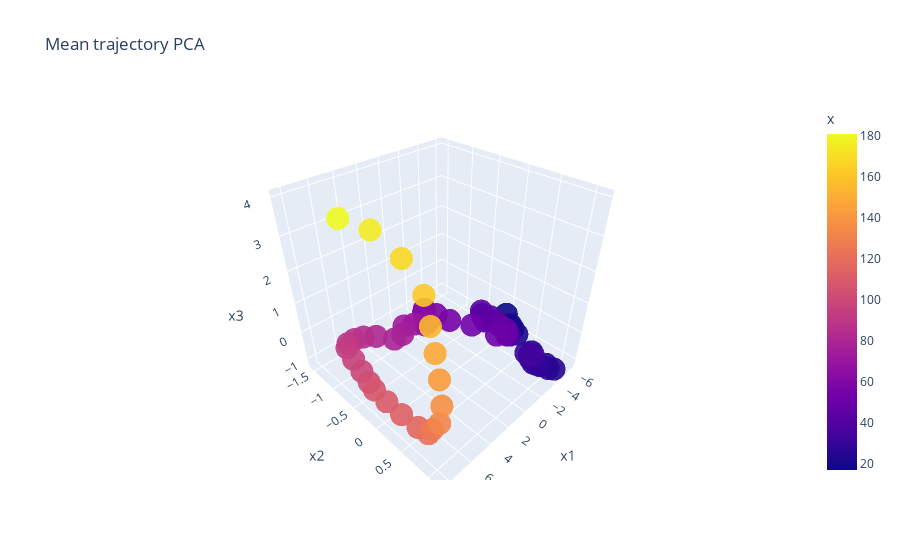

Write notebook code for a chart like this one.
### Code cell
# For this one, we need to make every trial the same length with interpolation

print("Mean length: ", meanLength)

interpolatedData = np.zeros((meanLength, 3, data["lap"].max() - startAt))
interpolatedPos = np.zeros((meanLength, (data["lap"].max() - startAt)))

for i in range(startAt, data["lap"].max()):

    centredID = i - startAt
    posData = data[data["lap"] == i]

    lapData = pca_embedding[data["lap"] == i, :]

    durationTrial = len(lapData)
    timeVector = [(1/durationTrial) * i for i in range(0, durationTrial)]
    goalVector = [(1/meanLength) * i for i in range(0, meanLength)]
    positionVector = posData["x"]

    if durationTrial != meanLength:
        newDataMat = np.zeros((meanLength, 3))
        interpPos = np.interp(goalVector, timeVector, positionVector)
        for d in range(0, 3):
            neuralData = lapData[:, d]
            interpVector = np.interp(goalVector, timeVector, neuralData)
            newDataMat[:, d] = interpVector
    else:
        newDataMat = lapData

    interpolatedData[:, :, i - startAt] = newDataMat
    interpolatedPos[:, centredID] = interpPos

mean_Trajectory = np.mean(interpolatedData, axis = 2)
mean_Position = np.mean(interpolatedPos, axis = 1)

interpDF = pd.DataFrame(mean_Trajectory, columns=['x1', 'x2', 'x3'])
interpDF["x"] = mean_Position

fig = px.scatter_3d(interpDF, x = "x1", y = "x2", z = "x3", color = "x", opacity=0.9, 
                    title="Mean trajectory PCA")
fig.show()

### Figure 1 — Plotly figure (JSON) as saved in the notebook; plotly's stock layout.template omitted (floating-point values rounded to 4 significant figures)
{"data": [{"hovertemplate": "x1=%{x}<br>x2=%{y}<br>x3=%{z}<br>x=%{marker.color}<extra></extra>", "legendgroup": "", "marker": {"color": [17.16, 18.92, 20.17, 21.01, 22.11, 23.11, 24.53, 25.77, 27.05, 28.26, 29.29, 30.16, 31.13, 32.47, 33.46, 34.36, 35.93, 37.59, 39.32, 41.28, 42.94, 44.86, 46.33, 47.6, 49.4, 51.37, 53.23, 55.04, 56.74, 58.97, 61.71, 64.46, 67.5, 70.23, 73.07, 75.96, 78.22, 81.05, 84.32, 87.5, 89.98, 92.95, 96.01, 99.46, 103.0, 106.5, 109.9, 113.2, 116.9, 122.0, 127.1, 132.5, 137.7, 143.0, 148.7, 155.0, 161.7, 168.7, 175.5, 180.9], "coloraxis": "coloraxis", "opacity": 0.9, "symbol": "circle"}, "mode": "markers", "name": "", "scene": "scene", "showlegend": false, "type": "scatter3d", "x": [-6.216, -5.905, -5.71, -5.522, -5.012, -4.815, -4.566, -4.168, -4.031, -3.873, -3.862, -3.804, -3.84, -3.759, -3.573, -3.532, -3.517, -3.462, -3.424, -3.512, -3.656, -3.556, -3.439, -3.252, -2.852, -2.452, -2.165, -1.658, -1.263, -0.918, -0.4936, -0.04927, 0.437, 1.094, 1.704, 2.302, 2.96, 3.554, 4.046, 4.611, 5.186, 5.615, 6.104, 6.498, 6.882, 7.362, 7.558, 7.718, 7.912, 8.094, 8.21, 8.251, 8.311, 8.21, 8.108, 7.979, 7.89, 7.633, 7.036, 6.38], "y": [-0.06657, 0.07797, 0.1543, 0.2636, 0.6316, 0.9245, 1.093, 1.035, 0.9147, 0.8027, 0.8687, 0.7493, 0.6644, 0.7378, 0.8155, 0.3725, -0.1035, -0.1701, 0.1231, -0.005213, -0.2111, 0.005273, 0.18, 0.3407, 0.4093, 0.2846, -0.1589, -0.5423, -0.7701, -0.9799, -0.9159, -0.727, -0.6897, -0.8175, -0.9181, -0.825, -0.884, -1.199, -1.42, -1.524, -1.56, -1.469, -1.168, -0.8613, -0.5902, -0.344, -0.02882, 0.3055, 0.6525, 0.8754, 0.965, 1.089, 1.134, 1.081, 1.003, 0.9185, 0.819, 0.4658, -0.1552, -0.954], "z": [-0.6398, -0.8421, -0.8723, -0.932, -1.075, -1.148, -1.054, -1.007, -1.028, -1.031, -0.9914, -0.8974, -0.8092, -0.7696, -0.6112, -0.41, -0.4048, -0.2207, -0.1498, -0.1338, -0.1709, -0.2743, -0.2291, -0.1714, -0.2061, -0.2764, -0.3435, -0.4858, -0.4242, -0.3748, -0.366, -0.4048, -0.3922, -0.3692, -0.4187, -0.5132, -0.6228, -0.755, -0.9363, -1.035, -1.117, -1.086, -1.049, -1.011, -0.9616, -0.7644, -0.6754, -0.568, -0.3853, -0.1627, 0.1745, 0.6012, 1.221, 1.852, 2.407, 2.936, 3.517, 3.949, 4.004, 3.64]}], "layout": {"coloraxis": {"colorbar": {"title": {"text": "x"}}, "colorscale": [[0, "#0d0887"], [0.1111, "#46039f"], [0.2222, "#7201a8"], [0.3333, "#9c179e"], [0.4444, "#bd3786"], [0.5556, "#d8576b"], [0.6667, "#ed7953"], [0.7778, "#fb9f3a"], [0.8889, "#fdca26"], [1, "#f0f921"]]}, "legend": {"tracegroupgap": 0}, "scene": {"domain": {"x": [0, 1], "y": [0, 1]}, "xaxis": {"title": {"text": "x1"}}, "yaxis": {"title": {"text": "x2"}}, "zaxis": {"title": {"text": "x3"}}}, "title": {"text": "Mean trajectory PCA"}}}
